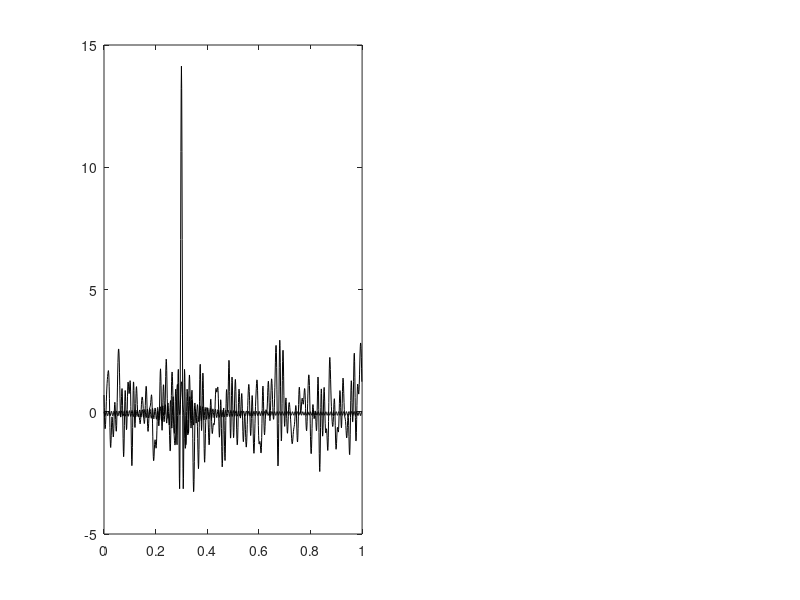

The MATLAB source for this figure: (Note: this script raises an error after producing the figure.)
% Chapter 2 Exercise 20
% Generation of a multisine with flat amplitude spectrum
%
% Copyright: 
% Johan Schoukens, Rik Pintelon, and Yves Rolain 
% Vrije Universiteit Brussels, Pleinlaan 2, 1050 Brussels, Belgium
%
% 1 December 2010

clear all
% define the input parameters
fsample=1000;Ts=1/fsample;      % sample frequency and sample period
Ndata1=1000;                    % length of the signal
t=[0:Ndata1-1]*Ts;              % time axis
Nsines=100;                     % number of sines
f=[0:Ndata1-1]*fsample/Ndata1;  % multisine frequencies
LinesPlot=[1:floor(Ndata1/2)];  % lines to be plotted

% multisine1: with a linear phase
U1=zeros(Ndata1,1);             % create spectrum 
tau=0.3;    
phiU1=-tau*2*pi*f;              % multisine with linear phase spectrum
U1(2:Nsines+1)=exp(j*phiU1(2:Nsines+1));     % choose all components in phase
u1=2*real(ifft(U1));u1=u1/std(u1);
U1m=fft(u1)/sqrt(Ndata1);       % spectrum of the actual generate multisine

% multisine 2: with a random phase
U2=zeros(Ndata1,1);             % choose random phases
U2(2:Nsines+1)=exp(j*2*pi*rand(Nsines,1));
u2=2*real(ifft(U2));u2=u2/std(u2);
U2m=fft(u2)/sqrt(Ndata1);       % spectrum of the actual generate multisine

% multisine 3: with a Schroeder phase
U3=zeros(Ndata1,1);
phse=-[1:Nsines].*[0:Nsines-1]*pi/Nsines;   % Schroeder phases
U3(2:Nsines+1)=exp(j*phse);
u3=2*real(ifft(U3));u3=u3/std(u3);
U3m=fft(u3)/sqrt(Ndata1);      % spectrum of the actual generate multisine

% plot the results
FigNum=5                        % time domain signals
figure(FigNum)
clf

subplot(1,2,1)
plot(t,u2,'k',t,u1,'k')
axis([0 1. -5 15])
DG_SetFontSize(9,FigNum)
DG_SetTraceWidth(0.5,1,FigNum)
DG_SetTraceWidth(1,2,FigNum)
DG_SetTraceGray(0.6,2,FigNum)
DG_SetLineWidth(1.0,FigNum)
xlabel('Time (s)')

subplot(1,2,2)
plot(t,u2,'k',t,u3,'k')
axis([0 1. -5 15])
DG_SetFontSize(9)
DG_SetTraceWidth(0.5,1,FigNum)
DG_SetTraceWidth(1,2,FigNum)
DG_SetTraceGray(0.6,2,FigNum)
DG_SetLineWidth(1.0,FigNum)
xlabel('Time (s)')

% Export the plot
% DG_Init4PDF(gcf, 6);        % fixing the size, half standard height
% DG_MakePDF('FigMultisine1a.pdf', gcf);

FigNum=FigNum+1;                % frequency domain plot
figure(FigNum)
plot(f(LinesPlot),db(U1m(LinesPlot)),'+k',...
     f(LinesPlot),db(U1m(LinesPlot)),'ok',...
     f(LinesPlot),db(U1m(LinesPlot)),'*k')
axis([0 500 -60 20])
DG_SetFontSize(12,FigNum)
DG_SetTraceWidth(0.5,1,FigNum)
DG_SetTraceWidth(1,2,FigNum)
DG_SetTraceGray(0.6,2,FigNum)
DG_SetLineWidth(1.0)
xlabel('Frequency (Hz)'),ylabel('Amplitude (dB)')

% Export the plot
% DG_Init4PDF(gcf, 4.5);        % fixing the size, half standard height
% DG_MakePDF('FigMultisine1b.pdf', gcf);

